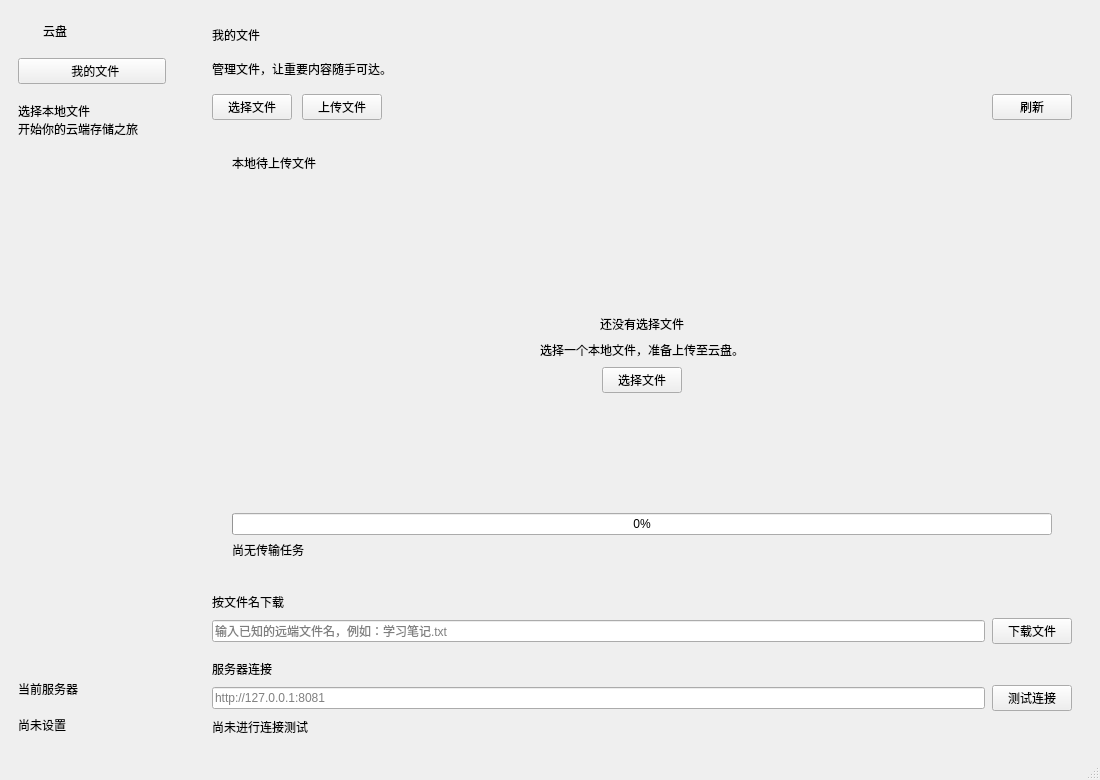
<?xml version="1.0" encoding="UTF-8"?>
<ui version="4.0">
 <class>MainWindow</class>
 <widget class="QMainWindow" name="MainWindow">
  <property name="geometry"><rect><x>0</x><y>0</y><width>1100</width><height>780</height></rect></property>
  <property name="minimumSize"><size><width>960</width><height>720</height></size></property>
  <property name="windowTitle"><string>云盘 · 我的文件</string></property>
  <widget class="QWidget" name="centralwidget">
   <!-- 根布局左右分区；不要使用绝对坐标，最小窗口尺寸由布局共同约束。 -->
   <layout class="QHBoxLayout" name="rootLayout">
    <property name="spacing"><number>0</number></property>
    <property name="leftMargin"><number>0</number></property>
    <property name="topMargin"><number>0</number></property>
    <property name="rightMargin"><number>0</number></property>
    <property name="bottomMargin"><number>0</number></property>
    <item>
     <widget class="QWidget" name="sideBar">
      <!-- 左侧只保留已有的文件入口，不添加尚无业务支持的收藏/容量等假数据。 -->
      <property name="minimumSize"><size><width>184</width><height>0</height></size></property>
      <property name="maximumSize"><size><width>184</width><height>16777215</height></size></property>
      <layout class="QVBoxLayout" name="sidebarLayout">
       <property name="spacing"><number>18</number></property>
       <property name="leftMargin"><number>18</number></property>
       <property name="topMargin"><number>22</number></property>
       <property name="rightMargin"><number>18</number></property>
       <property name="bottomMargin"><number>24</number></property>
       <item><layout class="QHBoxLayout" name="brandLayout">
        <item><widget class="QLabel" name="sidebarLogo"><property name="text"><string/></property></widget></item>
        <item><widget class="QLabel" name="brandName"><property name="text"><string>云盘</string></property></widget></item>
        <item><spacer name="brandSpacer"><property name="orientation"><enum>Qt::Horizontal</enum></property><property name="sizeHint" stdset="0"><size><width>10</width><height>10</height></size></property></spacer></item>
       </layout></item>
       <item><widget class="QPushButton" name="filesButton"><property name="text"><string>  我的文件</string></property></widget></item>
       <item><widget class="QLabel" name="sidebarDescription">
        <property name="text"><string>选择本地文件
开始你的云端存储之旅</string></property>
        <property name="wordWrap"><bool>true</bool></property>
       </widget></item>
       <item><spacer name="sidebarSpacer"><property name="orientation"><enum>Qt::Vertical</enum></property><property name="sizeHint" stdset="0"><size><width>10</width><height>40</height></size></property></spacer></item>
       <item><widget class="QLabel" name="serverCaption"><property name="text"><string>当前服务器</string></property></widget></item>
       <item><widget class="QLabel" name="serverHintLabel"><property name="text"><string>尚未设置</string></property><property name="wordWrap"><bool>true</bool></property></widget></item>
      </layout>
     </widget>
    </item>
    <item>
     <widget class="QWidget" name="workspace">
      <!-- 右侧工作区：标题、操作栏、本地候选文件、下载入口、原连接测试。 -->
      <layout class="QVBoxLayout" name="workspaceLayout">
       <property name="spacing"><number>16</number></property>
       <property name="leftMargin"><number>28</number></property>
       <property name="topMargin"><number>26</number></property>
       <property name="rightMargin"><number>28</number></property>
       <property name="bottomMargin"><number>22</number></property>
       <item><widget class="QLabel" name="pageTitle"><property name="text"><string>我的文件</string></property></widget></item>
       <item><widget class="QLabel" name="pageSubtitle"><property name="text"><string>管理文件，让重要内容随手可达。</string></property></widget></item>
       <item><layout class="QHBoxLayout" name="toolbarLayout">
        <property name="spacing"><number>10</number></property>
        <item><widget class="QPushButton" name="selectFileButton"><property name="text"><string>选择文件</string></property></widget></item>
        <item><widget class="QPushButton" name="uploadButton"><property name="text"><string>上传文件</string></property></widget></item>
        <item><spacer name="toolbarSpacer"><property name="orientation"><enum>Qt::Horizontal</enum></property><property name="sizeHint" stdset="0"><size><width>40</width><height>10</height></size></property></spacer></item>
        <item><widget class="QPushButton" name="refreshButton"><property name="text"><string>刷新</string></property></widget></item>
       </layout></item>
       <item>
        <widget class="QFrame" name="workspaceCard">
         <!-- filesStack 第 0 页为空态，第 1 页只显示用户选中的本地候选文件。 -->
         <layout class="QVBoxLayout" name="filesCardLayout">
          <property name="leftMargin"><number>20</number></property>
          <property name="topMargin"><number>18</number></property>
          <property name="rightMargin"><number>20</number></property>
          <property name="bottomMargin"><number>18</number></property>
          <item><widget class="QLabel" name="localFileTitle"><property name="text"><string>本地待上传文件</string></property></widget></item>
          <item>
           <widget class="QStackedWidget" name="filesStack">
            <property name="minimumSize"><size><width>0</width><height>190</height></size></property>
            <widget class="QWidget" name="emptyPage">
             <layout class="QVBoxLayout" name="emptyLayout">
              <property name="spacing"><number>8</number></property>
              <item><spacer name="emptyTopSpacer"><property name="orientation"><enum>Qt::Vertical</enum></property><property name="sizeHint" stdset="0"><size><width>10</width><height>12</height></size></property></spacer></item>
              <item><widget class="QLabel" name="emptyIcon"><property name="text"><string/></property><property name="alignment"><set>Qt::AlignCenter</set></property></widget></item>
              <item><widget class="QLabel" name="emptyTitle"><property name="text"><string>还没有选择文件</string></property><property name="alignment"><set>Qt::AlignCenter</set></property></widget></item>
              <item><widget class="QLabel" name="emptyDescription"><property name="text"><string>选择一个本地文件，准备上传至云盘。</string></property><property name="alignment"><set>Qt::AlignCenter</set></property></widget></item>
              <item alignment="Qt::AlignHCenter"><widget class="QPushButton" name="emptySelectButton"><property name="text"><string>选择文件</string></property></widget></item>
              <item><spacer name="emptyBottomSpacer"><property name="orientation"><enum>Qt::Vertical</enum></property><property name="sizeHint" stdset="0"><size><width>10</width><height>12</height></size></property></spacer></item>
             </layout>
            </widget>
            <widget class="QWidget" name="selectedFilesPage">
             <layout class="QVBoxLayout" name="selectedFilesLayout">
              <property name="leftMargin"><number>0</number></property><property name="topMargin"><number>8</number></property><property name="rightMargin"><number>0</number></property><property name="bottomMargin"><number>0</number></property>
              <item><widget class="QTableWidget" name="fileTable">
               <property name="showGrid"><bool>false</bool></property>
               <column><property name="text"><string>文件名称</string></property></column>
               <column><property name="text"><string>大小</string></property></column>
               <column><property name="text"><string>状态</string></property></column>
              </widget></item>
             </layout>
            </widget>
           </widget>
          </item>
          <item><widget class="QProgressBar" name="transferProgressBar"><property name="value"><number>0</number></property></widget></item>
          <item><widget class="QLabel" name="transferStatusLabel"><property name="text"><string>尚无传输任务</string></property><property name="wordWrap"><bool>true</bool></property></widget></item>
         </layout>
        </widget>
       </item>
       <!-- 旧协议按已知远端名下载，真实 URL 编码和磁盘写入由用户补齐。 -->
       <item><layout class="QVBoxLayout" name="downloadLayout">
        <property name="spacing"><number>7</number></property>
        <item><widget class="QLabel" name="downloadTitle"><property name="text"><string>按文件名下载</string></property></widget></item>
        <item><layout class="QHBoxLayout" name="downloadRow">
         <item><widget class="QLineEdit" name="remoteNameEdit"><property name="placeholderText"><string>输入已知的远端文件名，例如：学习笔记.txt</string></property></widget></item>
         <item><widget class="QPushButton" name="downloadButton"><property name="text"><string>下载文件</string></property></widget></item>
        </layout></item>
       </layout></item>
       <!-- 保留三个原 objectName，现有的连接测试信号槽继续使用这些控件。 -->
       <item><layout class="QVBoxLayout" name="connectionLayout">
        <property name="spacing"><number>7</number></property>
        <item><widget class="QLabel" name="connectionTitle"><property name="text"><string>服务器连接</string></property></widget></item>
        <item><layout class="QHBoxLayout" name="connectionRow">
         <item><widget class="QLineEdit" name="serverUrlEdit"><property name="placeholderText"><string>http://127.0.0.1:8081</string></property></widget></item>
         <item><widget class="QPushButton" name="testConnectionButton"><property name="text"><string>测试连接</string></property></widget></item>
        </layout></item>
        <item><widget class="QLabel" name="connectionStatusLabel"><property name="text"><string>尚未进行连接测试</string></property><property name="wordWrap"><bool>true</bool></property></widget></item>
       </layout></item>
      </layout>
     </widget>
    </item>
   </layout>
  </widget>
  <widget class="QStatusBar" name="statusbar"/>
 </widget>
 <resources/>
 <connections/>
</ui>
